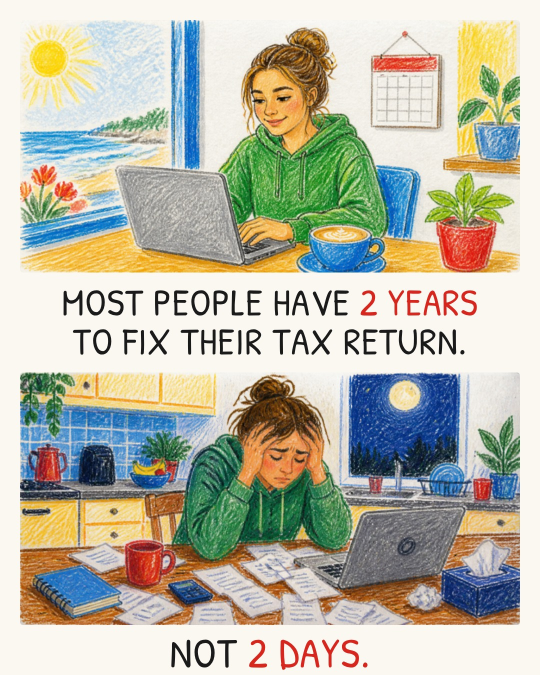
#> input picture refs/mock-crayon-two-panel.jpg, 1080 x 1350 px (shown at 1/2 size); its folder holds only this picture in this run
$ python -i crayon_reel.py   (imports and definitions only)
#> lines starting #> are read from the running program, lines starting #| are printed output that depends on the picture
"""Crayon two-panel slides -> a native-feeling 9:16 Reel where each slide slips in and the punchline lands.

Per slide: the slide slips in from the right (the previous one slips out left), the top panel + line show,
a beat later the bottom panel slides up and the "NOT ..." line pops. Ends on a question card.
Reuses the exact rendered slides (1.jpg ... n.jpg from crayon.render), so the words stay checked.

    from crayon_reel import render
    render(src_folder, out_folder, hook="5 tax facts people get backwards", end="Which one got you?", hl=(255, 226, 77))
Writes reel.mp4 (1080x1920, 30 fps, silent AAC; music via audio_id at publish) and cover.jpg.
"""
import os, subprocess, math
from PIL import Image, ImageDraw, ImageFont, ImageFilter

HERE = os.path.dirname(os.path.abspath(__file__))
FONT = os.path.join(HERE, "fonts", "patrick-hand-latin-400-normal.woff2")
W, H, FPS = 1080, 1920, 30
BG = (251, 248, 242)
Y0 = 330            # where the 1080x1350 slide sits (keeps it inside the grid-safe middle)
SLIDE_S, FIRST_S, END_S, SLIP = 3.7, 4.0, 2.6, 0.32
REVEAL = 1.35       # when the punchline panel arrives (s after slide start)

def ease(t): t = max(0.0, min(1.0, t)); return 1 - (1 - t) ** 3
def back(t):  # small overshoot for the pop
    t = max(0.0, min(1.0, t)); c = 1.7; return 1 + (c + 1) * (t - 1) ** 3 + c * (t - 1) ** 2

# [16 lines left out: function text_img, not called in this run]

def parts(path):
#> called with path = '../refs/mock-crayon-two-panel.jpg'
    s = Image.open(path).convert("RGB")
#> s is the input picture: PIL image 1080x1350 RGB; mean R, G, B 185.5, 184.7, 168.2
    full = s.copy()
    top = s.crop((0, 0, W, 745))                     # top panel + its line
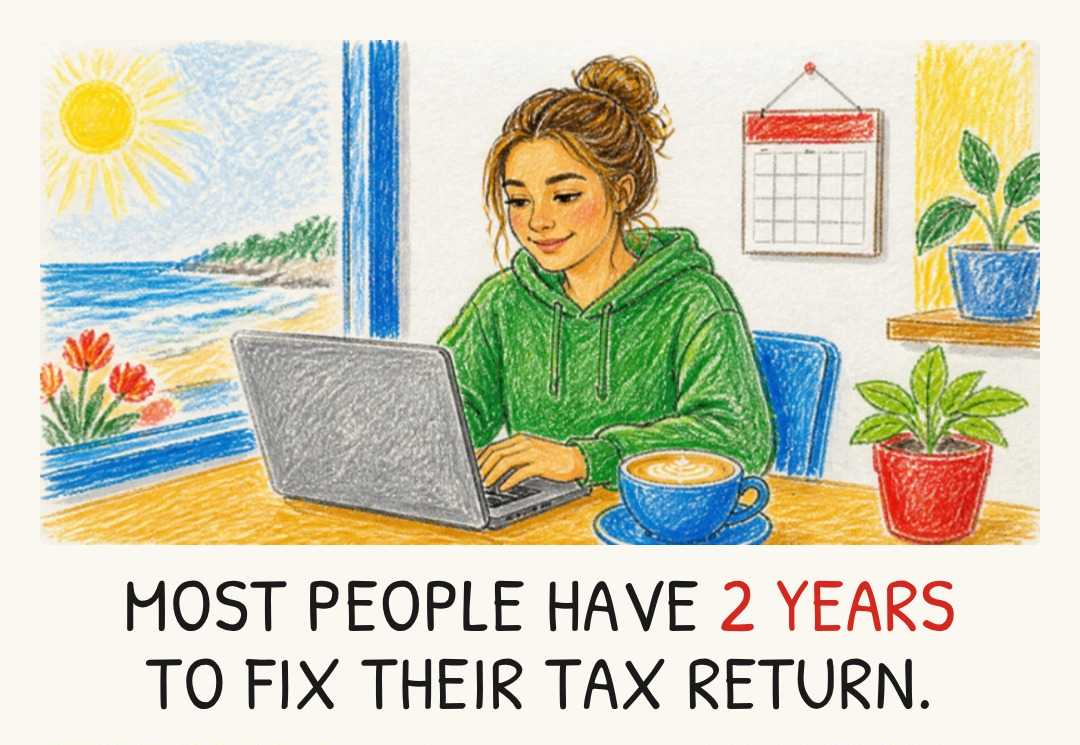
#> top: PIL image 1080x745 RGB; mean R, G, B 203.7, 204.2, 182.5
    bot_panel = s.crop((0, 745, W, 1252))
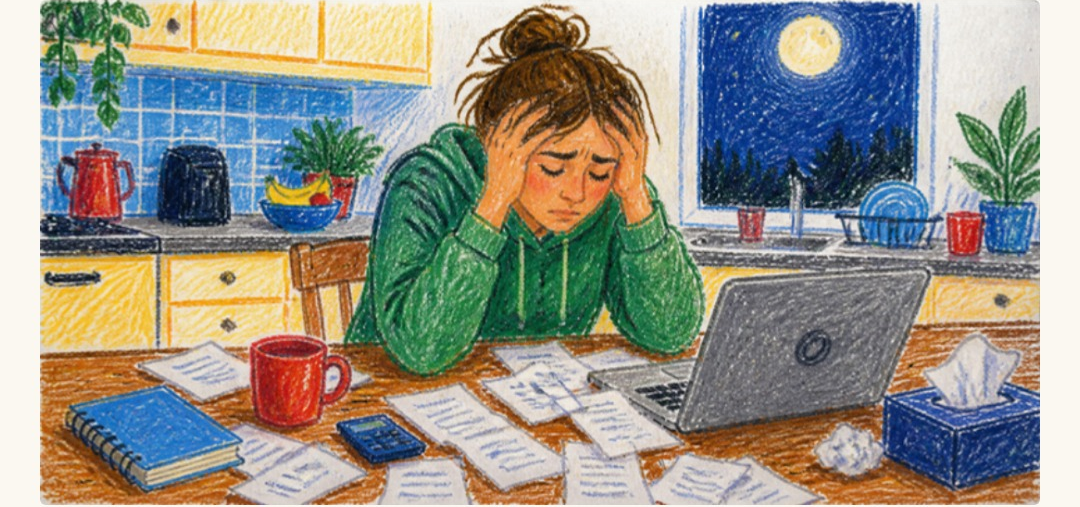
#> bot_panel: PIL image 1080x507 RGB; mean R, G, B 147.4, 146.2, 135.6
    bot_text = s.crop((0, 1252, W, 1350))
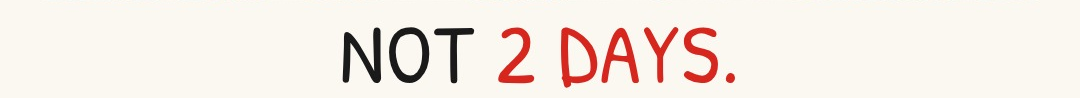
#> bot_text: PIL image 1080x98 RGB; mean R, G, B 244.1, 235.1, 228.2
    return full, top, bot_panel, bot_text

# [68 lines left out: functions slide_frame, render, not called in this run]

>>> result = parts('../refs/mock-crayon-two-panel.jpg')
